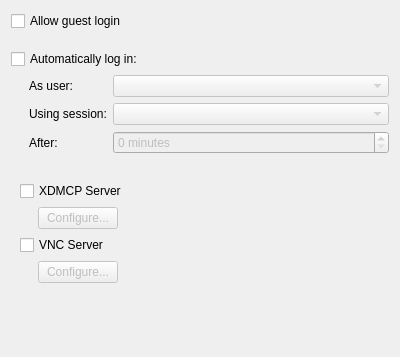
<?xml version="1.0" encoding="UTF-8"?>
<ui version="4.0">
 <class>CoreConfig</class>
 <widget class="QWidget" name="CoreConfig">
  <property name="geometry">
   <rect>
    <x>0</x>
    <y>0</y>
    <width>400</width>
    <height>357</height>
   </rect>
  </property>
  <layout class="QVBoxLayout" name="verticalLayout_2">
   <item>
    <widget class="QCheckBox" name="allowGuest">
     <property name="text">
      <string>Allow guest login</string>
     </property>
    </widget>
   </item>
   <item>
    <spacer name="verticalSpacer_3">
     <property name="orientation">
      <enum>Qt::Vertical</enum>
     </property>
     <property name="sizeType">
      <enum>QSizePolicy::Fixed</enum>
     </property>
     <property name="sizeHint" stdset="0">
      <size>
       <width>20</width>
       <height>12</height>
      </size>
     </property>
    </spacer>
   </item>
   <item>
    <widget class="QCheckBox" name="autoLogin">
     <property name="text">
      <string>Automatically log in:</string>
     </property>
    </widget>
   </item>
   <item>
    <layout class="QFormLayout" name="formLayout">
     <property name="leftMargin">
      <number>18</number>
     </property>
     <item row="0" column="0">
      <widget class="QLabel" name="label">
       <property name="text">
        <string>As user:</string>
       </property>
       <property name="buddy">
        <cstring>autoLoginUser</cstring>
       </property>
      </widget>
     </item>
     <item row="0" column="1">
      <widget class="QComboBox" name="autoLoginUser">
       <property name="enabled">
        <bool>false</bool>
       </property>
      </widget>
     </item>
     <item row="1" column="0">
      <widget class="QLabel" name="autoLoginSessionLabel">
       <property name="text">
        <string>Using session:</string>
       </property>
       <property name="buddy">
        <cstring>autoLoginSession</cstring>
       </property>
      </widget>
     </item>
     <item row="1" column="1">
      <widget class="QComboBox" name="autoLoginSession">
       <property name="enabled">
        <bool>false</bool>
       </property>
      </widget>
     </item>
     <item row="2" column="0">
      <widget class="QLabel" name="autoLoginTimeoutLabel">
       <property name="text">
        <string>After:</string>
       </property>
       <property name="buddy">
        <cstring>autoLoginTimeout</cstring>
       </property>
      </widget>
     </item>
     <item row="2" column="1">
      <widget class="QSpinBox" name="autoLoginTimeout">
       <property name="enabled">
        <bool>false</bool>
       </property>
       <property name="suffix">
        <string> minutes</string>
       </property>
      </widget>
     </item>
    </layout>
   </item>
   <item>
    <spacer name="verticalSpacer_2">
     <property name="orientation">
      <enum>Qt::Vertical</enum>
     </property>
     <property name="sizeType">
      <enum>QSizePolicy::Fixed</enum>
     </property>
     <property name="sizeHint" stdset="0">
      <size>
       <width>20</width>
       <height>12</height>
      </size>
     </property>
    </spacer>
   </item>
   <item>
    <widget class="QWidget" name="serverWidget" native="true">
     <layout class="QVBoxLayout" name="verticalLayout">
      <item>
       <widget class="QCheckBox" name="enableXdmcp">
        <property name="text">
         <string>XDMCP Server</string>
        </property>
       </widget>
      </item>
      <item>
       <layout class="QHBoxLayout" name="horizontalLayout_3">
        <property name="leftMargin">
         <number>18</number>
        </property>
        <item>
         <widget class="QPushButton" name="kpushbutton">
          <property name="enabled">
           <bool>false</bool>
          </property>
          <property name="text">
           <string>Configure...</string>
          </property>
         </widget>
        </item>
        <item>
         <spacer name="horizontalSpacer_2">
          <property name="orientation">
           <enum>Qt::Horizontal</enum>
          </property>
          <property name="sizeHint" stdset="0">
           <size>
            <width>40</width>
            <height>20</height>
           </size>
          </property>
         </spacer>
        </item>
       </layout>
      </item>
      <item>
       <widget class="QCheckBox" name="enableVnc">
        <property name="text">
         <string>VNC Server</string>
        </property>
       </widget>
      </item>
      <item>
       <layout class="QHBoxLayout" name="horizontalLayout_2">
        <property name="leftMargin">
         <number>18</number>
        </property>
        <item>
         <widget class="QPushButton" name="kpushbutton_2">
          <property name="enabled">
           <bool>false</bool>
          </property>
          <property name="text">
           <string>Configure...</string>
          </property>
         </widget>
        </item>
        <item>
         <spacer name="horizontalSpacer_3">
          <property name="orientation">
           <enum>Qt::Horizontal</enum>
          </property>
          <property name="sizeHint" stdset="0">
           <size>
            <width>40</width>
            <height>20</height>
           </size>
          </property>
         </spacer>
        </item>
       </layout>
      </item>
     </layout>
    </widget>
   </item>
   <item>
    <spacer name="verticalSpacer">
     <property name="orientation">
      <enum>Qt::Vertical</enum>
     </property>
     <property name="sizeHint" stdset="0">
      <size>
       <width>20</width>
       <height>40</height>
      </size>
     </property>
    </spacer>
   </item>
  </layout>
 </widget>
 <resources/>
 <connections>
  <connection>
   <sender>autoLogin</sender>
   <signal>toggled(bool)</signal>
   <receiver>autoLoginUser</receiver>
   <slot>setEnabled(bool)</slot>
   <hints>
    <hint type="sourcelabel">
     <x>90</x>
     <y>36</y>
    </hint>
    <hint type="destinationlabel">
     <x>118</x>
     <y>65</y>
    </hint>
   </hints>
  </connection>
  <connection>
   <sender>autoLogin</sender>
   <signal>toggled(bool)</signal>
   <receiver>autoLoginSession</receiver>
   <slot>setEnabled(bool)</slot>
   <hints>
    <hint type="sourcelabel">
     <x>67</x>
     <y>39</y>
    </hint>
    <hint type="destinationlabel">
     <x>120</x>
     <y>102</y>
    </hint>
   </hints>
  </connection>
  <connection>
   <sender>autoLogin</sender>
   <signal>toggled(bool)</signal>
   <receiver>autoLoginTimeout</receiver>
   <slot>setEnabled(bool)</slot>
   <hints>
    <hint type="sourcelabel">
     <x>38</x>
     <y>38</y>
    </hint>
    <hint type="destinationlabel">
     <x>125</x>
     <y>127</y>
    </hint>
   </hints>
  </connection>
  <connection>
   <sender>enableXdmcp</sender>
   <signal>toggled(bool)</signal>
   <receiver>kpushbutton</receiver>
   <slot>setEnabled(bool)</slot>
   <hints>
    <hint type="sourcelabel">
     <x>104</x>
     <y>182</y>
    </hint>
    <hint type="destinationlabel">
     <x>208</x>
     <y>192</y>
    </hint>
   </hints>
  </connection>
  <connection>
   <sender>enableVnc</sender>
   <signal>toggled(bool)</signal>
   <receiver>kpushbutton_2</receiver>
   <slot>setEnabled(bool)</slot>
   <hints>
    <hint type="sourcelabel">
     <x>84</x>
     <y>217</y>
    </hint>
    <hint type="destinationlabel">
     <x>197</x>
     <y>217</y>
    </hint>
   </hints>
  </connection>
 </connections>
</ui>
